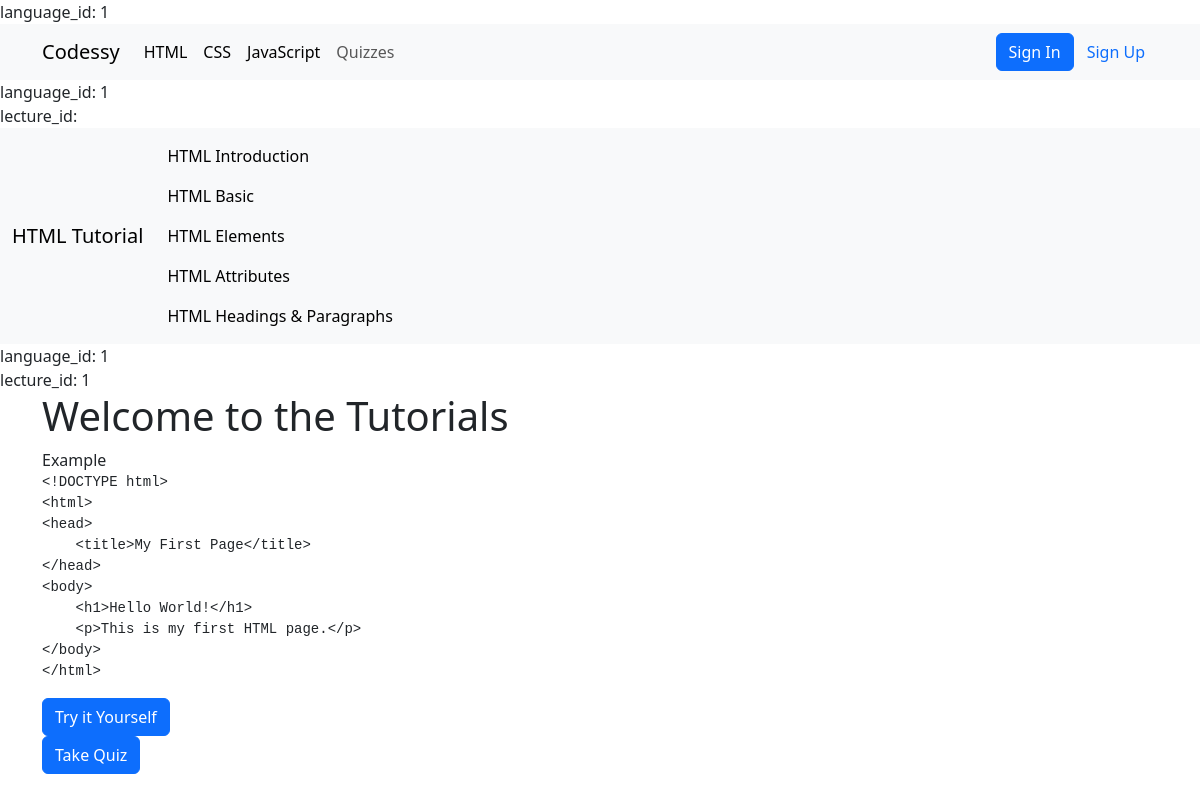
/lectures.php?language_id=1, run on the app's committed database.
### tables this page shows
CREATE TABLE `programing_language` (
  `id` int(11) NOT NULL,
  `language_name` varchar(255) NOT NULL,
  `created_at` date NOT NULL
);

CREATE TABLE `lectures` (
  `id` int(11) NOT NULL,
  `admin_id` int(11) NOT NULL,
  `language_id` int(11) NOT NULL,
  `lecture_title` varchar(255) NOT NULL,
  `lecture_code` text NOT NULL,
  `created_at` date NOT NULL
);

### config.php (called while the page is built, shortened)
<?php
class Database {
    private $pdo;
    public function __construct() {
        try {
            $this->pdo = new PDO("mysql:host=" . DB_SERVER . ";dbname=" . DB_NAME, DB_USERNAME, DB_PASSWORD);
            $this->pdo->setAttribute(PDO::ATTR_ERRMODE, PDO::ERRMODE_EXCEPTION);
        } catch(PDOException $e) {
            die("ERROR: Could not connect. " . $e->getMessage());
        }
    }
    public function query($sql) {
        try {
            $stmt = $this->pdo->prepare($sql);
            $stmt->execute();
            return $stmt;
        } catch(PDOException $e) {
            return false;
        }
    }
}
$pdo = new Database();
?>

### lectures.php (the view, shortened to what this page needs)
<?php
require_once 'nav.php';
require_once 'config.php';
$id = $_GET['language_id'] ;
echo "language_id: " . htmlspecialchars($id) . "<br>";
$lecture_id = isset($_GET['lecture_id']);
if (!isset($lecture_id)) {
    $lecture_id = 1;
} else {
    $lecture_id = isset($_GET['lecture_id']);
}
echo "lecture_id: " . htmlspecialchars($lecture_id) . "<br>";
?>
<!DOCTYPE html>
<html lang="en">
<head>
</head>
<body>
   <nav class="navbar navbar-expand-lg bg-body-tertiary">
  <div class="container-fluid">
    <?php
    $result = $pdo->query("SELECT * FROM programing_language WHERE id = " . intval($id));
    foreach ($result as $row) { ?>
        <label class="navbar-brand" ><?php echo htmlspecialchars($row['language_name']); ?> Tutorial</label>
    <?php } ?>
    <div class="collapse navbar-collapse" id="navbarNav">
      <ul class="navbar-nav">
        <li class="nav-item">
          <?php
          $result = $pdo->query("SELECT * FROM  lectures WHERE language_id = " . intval($id));
          foreach ($result as $row) { ?>
            <a class="nav-link active" aria-current="page" href="lectures.php?lecture_id=<?php echo htmlspecialchars($row['id']); ?>&language_id=<?php echo htmlspecialchars($id); ?>"><?php echo htmlspecialchars($row['lecture_title']); ?></a>
          <?php } ?>
        </li>
      </ul>
    </div>
  </div>
</nav>
<?php
$id = $_GET['language_id'] ;
$lecture_id = 0;
if (!isset($_GET['lecture_id'])) {
  $sql="SELECT id FROM lectures WHERE language_id = " . intval($id) . " LIMIT 1";
  $result = $pdo->query($sql);
  $lecture_id = $result->fetchColumn();
} else {
  $lecture_id = $_GET['lecture_id'];
}
echo "language_id: " . htmlspecialchars($id) . "<br>";
echo "lecture_id: " . htmlspecialchars($lecture_id) . "<br>";
?>
<div class="container">
  <h1>Welcome to the  Tutorials</h1>
    <div class="left">
        <div>
            <label for="">Example</label>
        </div>
        <?php
        $result = $pdo->query("SELECT lecture_code FROM lectures JOIN programing_language ON lectures.language_id = programing_language.id WHERE lectures.id = " . intval($lecture_id) . " AND programing_language.id = " . intval($id));
        foreach ($result as $row) { ?>
            <div class="example">
                <pre><code><?php echo htmlspecialchars($row['lecture_code']); ?></code></pre>
            </div>
        <?php } ?>
        <div class="button">
            <a href="run.php?language_id=<?php echo htmlspecialchars($id); ?>&lecture_id=<?php echo htmlspecialchars($lecture_id); ?>" class="btn btn-primary">Try it Yourself</a>
        </div>
        <div class="button">
          <a href="quiz.php?lecture_id=<?php echo htmlspecialchars($lecture_id); ?>&language_id=<?php echo htmlspecialchars($id); ?>" class="btn btn-primary">Take Quiz</a>
        </div>
    </div>
</div>
</body>
</html>

### nav.php (shortened to what this page needs)
<?php
require_once 'config.php';
if(isset($_GET['language_id'])) {
    echo "language_id: " . htmlspecialchars($_GET['language_id']) . "<br>";
} else{
$_GET['language_id'] = 1;
}
?>
<!DOCTYPE html>
<html lang="en">
<head>
        <link href="https://cdn.jsdelivr.net/npm/bootstrap@5.3.6/dist/css/bootstrap.min.css" rel="stylesheet">
        <link rel="stylesheet" href="https://cdn.jsdelivr.net/npm/bootstrap-icons@1.11.3/font/bootstrap-icons.css">
</head>
<body>
    <nav class="navbar navbar-expand-lg bg-body-tertiary">
  <div class="container">
    <a class="navbar-brand" href="#">Codessy</a>
    <div class=" collapse navbar-collapse" id="navbarSupportedContent">
      <ul class="navbar-nav me-auto mb-2 mb-lg-0">
      <?php
      $result = $pdo->query("SELECT * FROM programing_language");
      foreach ($result as $row) { ?>
        <li class="nav-item">
          <a class="nav-link active" aria-current="page" href="lectures.php?language_id=<?php echo htmlspecialchars($row['id']); ?>"><?php echo htmlspecialchars($row['language_name']); ?></a>
        </li>
      <?php }
      ?>
        <li class="nav-item">
          <a class="nav-link" href="quiz.php?language_id=<?php echo htmlspecialchars($row['id']); ?>">Quizzes</a>
        </li>
      </ul>
      <?php
      if(!isset($_SESSION['username']) ) { ?>
       <div class="d-flex" role="search">
        <a href="login.php" class="btn btn-primary">Sign In</a>
        <a href="sign_up.php" class="btn text-primary">Sign Up</a>
      </div>
      <?php } else if(isset($_SESSION['username'])) { ?>
         <div class="dropdown">
        <button class="btn btn-secondary dropdown-toggle rounded-pill" type="button" id="dropdownMenuButton" data-bs-toggle="dropdown" aria-expanded="false">
          <i class="bi bi-person"></i>
        </button>
        <ul class="dropdown-menu dropdown-menu-start" aria-labelledby="dropdownMenuButton">
          <li><a href=""><?php echo htmlspecialchars($session->userID); ?></a></li>
          <li><a class="dropdown-item" href="profile.php">Profile</a></li>
          <li><a class="dropdown-item" href="user_dashboard.php">Dashboard</a></li>
          <li><a class="dropdown-item" href="?logout">Logout</a></li>
        </ul>
      </div>
      <?php } ?>
    </div>
  </div>
</nav>
</body>
</html>

### data on the page
programing_language: language_name "HTML"
programing_language: language_name "CSS"
programing_language: language_name "JavaScript"
lectures: lecture_title "HTML Introduction", id "1", lecture_code "<!DOCTYPE html> <html> <head> <title>My First Page</title> </head> <body> <h1>Hello World!</h1> <p>This is my first HTML page.</p> </body> </html>"
lectures: lecture_title "HTML Basic"
lectures: lecture_title "HTML Elements"
lectures: lecture_title "HTML Attributes"
lectures: lecture_title "HTML Headings & Paragraphs"

### other printed values
$_GET['language_id'] "1"
$id "1"
